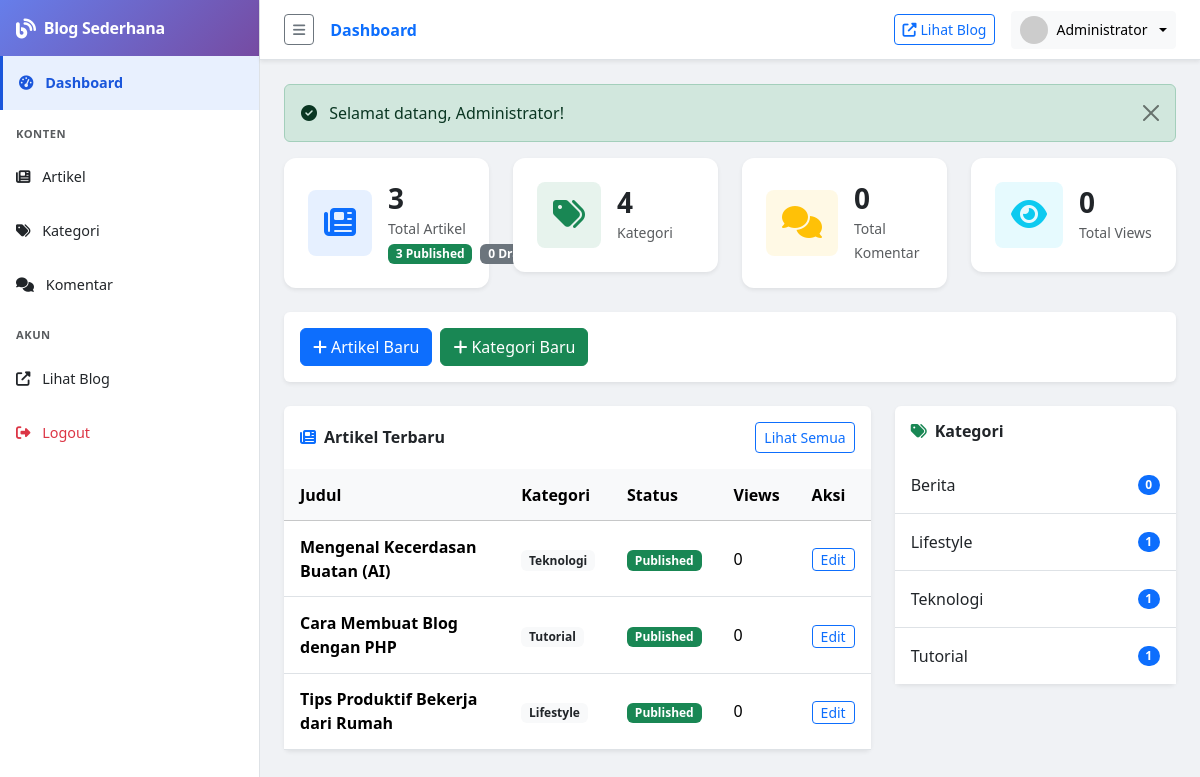
Page /admin/ (signed in) on the committed database.
### tables this page shows
CREATE TABLE IF NOT EXISTS articles (
    id INT AUTO_INCREMENT PRIMARY KEY,
    category_id INT,
    title VARCHAR(255) NOT NULL,
    slug VARCHAR(255) NOT NULL UNIQUE,
    excerpt TEXT,
    content LONGTEXT NOT NULL,
    image VARCHAR(255),
    status ENUM('draft', 'published') DEFAULT 'draft',
    views INT DEFAULT 0,
    created_at TIMESTAMP DEFAULT CURRENT_TIMESTAMP,
    updated_at TIMESTAMP DEFAULT CURRENT_TIMESTAMP ON UPDATE CURRENT_TIMESTAMP,
    FOREIGN KEY (category_id) REFERENCES categories(id) ON DELETE SET NULL
);

CREATE TABLE IF NOT EXISTS categories (
    id INT AUTO_INCREMENT PRIMARY KEY,
    name VARCHAR(100) NOT NULL,
    slug VARCHAR(100) NOT NULL UNIQUE,
    description TEXT,
    created_at TIMESTAMP DEFAULT CURRENT_TIMESTAMP
);

### includes/functions.php (called while the page is built, shortened)
<?php
function getArticles($limit = null, $offset = 0, $status = 'published') {
    $db = getDB();
    $sql = "SELECT a.*, c.name as category_name, c.slug as category_slug
            FROM articles a
            LEFT JOIN categories c ON a.category_id = c.id
            WHERE a.status = ?
            ORDER BY a.created_at DESC";
    if ($limit) $sql .= " LIMIT $limit OFFSET $offset";
    $stmt = $db->prepare($sql);
    $stmt->execute([$status]);
    return $stmt->fetchAll();
}
function countArticles($status = 'published') {
    $db = getDB();
    $stmt = $db->prepare("SELECT COUNT(*) FROM articles WHERE status = ?");
    $stmt->execute([$status]);
    return $stmt->fetchColumn();
}
function getCategories() {
    $db = getDB();
    return $db->query("SELECT c.*, COUNT(a.id) as article_count
                        FROM categories c
                        LEFT JOIN articles a ON c.id = a.category_id AND a.status = 'published'
                        GROUP BY c.id
                        ORDER BY c.name ASC")->fetchAll();
}
function countComments($status = 'pending') {
    $db = getDB();
    $stmt = $db->prepare("SELECT COUNT(*) FROM comments WHERE status = ?");
    $stmt->execute([$status]);
    return $stmt->fetchColumn();
}
function truncate($text, $length = 150) {
    $text = strip_tags($text);
    if (strlen($text) <= $length) return $text;
    return substr($text, 0, $length) . '...';
}
function sanitize($input) {
    return htmlspecialchars(trim($input), ENT_QUOTES, 'UTF-8');
}
function getFlash() {
    if (isset($_SESSION['flash'])) {
        $flash = $_SESSION['flash'];
        return $flash;
    }
    return null;
}

### admin/index.php (the view, shortened to what this page needs)
<?php
require_once dirname(__DIR__) . '/includes/functions.php';
$db = getDB();
$totalArticles    = countArticles('published') + countArticles('draft');
$publishedCount   = countArticles('published');
$draftCount       = countArticles('draft');
$totalCategories  = count(getCategories());
$approvedComments = countComments('approved');
$recentArticles = getArticles(5, 0, 'published');
$pageTitle = 'Dashboard';
require_once __DIR__ . '/includes/admin_header.php';
?>
<div class="row g-4 mb-4">
    <div class="col-sm-6 col-xl-3">
        <div class="card border-0 shadow-sm stat-card">
            <div class="card-body d-flex align-items-center p-4">
                <div class="bg-primary bg-opacity-10 text-primary rounded-3 p-3 me-3 flex-shrink-0">
                    <i class="fas fa-newspaper fa-2x"></i>
                </div>
                <div>
                    <h3 class="fw-bold mb-0"><?= $totalArticles ?></h3>
                    <small class="text-muted">Total Artikel</small>
                    <div class="d-flex gap-2 mt-1">
                        <span class="badge bg-success"><?= $publishedCount ?> Published</span>
                        <span class="badge bg-secondary"><?= $draftCount ?> Draft</span>
                    </div>
                </div>
            </div>
        </div>
    </div>
    <div class="col-sm-6 col-xl-3">
        <div class="card border-0 shadow-sm stat-card">
            <div class="card-body d-flex align-items-center p-4">
                <div class="bg-success bg-opacity-10 text-success rounded-3 p-3 me-3 flex-shrink-0">
                    <i class="fas fa-tags fa-2x"></i>
                </div>
                <div>
                    <h3 class="fw-bold mb-0"><?= $totalCategories ?></h3>
                    <small class="text-muted">Kategori</small>
                </div>
            </div>
        </div>
    </div>
    <div class="col-sm-6 col-xl-3">
        <div class="card border-0 shadow-sm stat-card">
            <div class="card-body d-flex align-items-center p-4">
                <div class="bg-warning bg-opacity-10 text-warning rounded-3 p-3 me-3 flex-shrink-0">
                    <i class="fas fa-comments fa-2x"></i>
                </div>
                <div>
                    <h3 class="fw-bold mb-0"><?= $approvedComments + $pendingComments ?></h3>
                    <small class="text-muted">Total Komentar</small>
                </div>
            </div>
        </div>
    </div>
    <div class="col-sm-6 col-xl-3">
        <div class="card border-0 shadow-sm stat-card">
            <div class="card-body d-flex align-items-center p-4">
                <div class="bg-info bg-opacity-10 text-info rounded-3 p-3 me-3 flex-shrink-0">
                    <i class="fas fa-eye fa-2x"></i>
                </div>
                <div>
                    <?php $totalViews = $db->query("SELECT SUM(views) FROM articles")->fetchColumn(); ?>
                    <h3 class="fw-bold mb-0"><?= number_format($totalViews) ?></h3>
                    <small class="text-muted">Total Views</small>
                </div>
            </div>
        </div>
    </div>
</div>
<div class="row g-3 mb-4">
    <div class="col-12">
        <div class="card border-0 shadow-sm">
            <div class="card-body p-3">
                <div class="d-flex flex-wrap gap-2">
                    <a href="<?= SITE_URL ?>/admin/articles/create.php" class="btn btn-primary">
                        <i class="fas fa-plus me-1"></i>Artikel Baru
                    </a>
                    <a href="<?= SITE_URL ?>/admin/categories/create.php" class="btn btn-success">
                        <i class="fas fa-plus me-1"></i>Kategori Baru
                    </a>
                </div>
            </div>
        </div>
    </div>
</div>
<div class="row g-4">
    <div class="col-lg-8">
        <div class="card border-0 shadow-sm">
            <div class="card-header bg-transparent border-0 py-3 d-flex justify-content-between align-items-center">
                <h6 class="fw-bold mb-0"><i class="fas fa-newspaper text-primary me-2"></i>Artikel Terbaru</h6>
                <a href="<?= SITE_URL ?>/admin/articles/" class="btn btn-sm btn-outline-primary">Lihat Semua</a>
            </div>
            <div class="card-body p-0">
                <div class="table-responsive">
                    <table class="table table-hover mb-0">
                        <thead class="table-light">
                            <tr><th>Judul</th><th>Kategori</th><th>Status</th><th>Views</th><th>Aksi</th></tr>
                        </thead>
                        <tbody>
                            <?php foreach ($recentArticles as $a): ?>
                            <tr>
                                <td class="fw-semibold"><?= sanitize(truncate($a['title'], 40)) ?></td>
                                <td><span class="badge bg-light text-dark"><?= sanitize($a['category_name'] ?? '-') ?></span></td>
                                <td><span class="badge bg-success">Published</span></td>
                                <td><?= number_format($a['views']) ?></td>
                                <td>
                                    <a href="<?= SITE_URL ?>/admin/articles/edit.php?id=<?= $a['id'] ?>" class="btn btn-xs btn-outline-primary btn-sm py-0 px-2">Edit</a>
                                </td>
                            </tr>
                            <?php endforeach; ?>
                        </tbody>
                    </table>
                </div>
            </div>
        </div>
    </div>
    <div class="col-lg-4">
        <div class="card border-0 shadow-sm">
            <div class="card-header bg-transparent border-0 py-3">
                <h6 class="fw-bold mb-0"><i class="fas fa-tags text-success me-2"></i>Kategori</h6>
            </div>
            <div class="card-body p-0">
                <div class="list-group list-group-flush">
                    <?php foreach (getCategories() as $cat): ?>
                    <div class="list-group-item d-flex justify-content-between align-items-center py-3">
                        <span><?= sanitize($cat['name']) ?></span>
                        <span class="badge bg-primary rounded-pill"><?= $cat['article_count'] ?></span>
                    </div>
                    <?php endforeach; ?>
                </div>
            </div>
        </div>
    </div>
</div>
<?php require_once __DIR__ . '/includes/admin_footer.php'; ?>

### admin/includes/admin_header.php (shortened to what this page needs)
<!DOCTYPE html>
<html lang="id">
<head>
    <link rel="stylesheet" href="https://cdn.jsdelivr.net/npm/bootstrap@5.3.2/dist/css/bootstrap.min.css">
    <link rel="stylesheet" href="https://cdnjs.cloudflare.com/ajax/libs/font-awesome/6.4.0/css/all.min.css">
    <link rel="stylesheet" href="<?= SITE_URL ?>/assets/css/admin.css">
</head>
<body class="admin-body">
<div class="d-flex" id="wrapper">
    <?php include __DIR__ . '/admin_sidebar.php'; ?>
    <div id="page-content-wrapper" class="flex-grow-1">
        <nav class="navbar navbar-expand-lg navbar-light bg-white border-bottom shadow-sm px-4">
            <button class="btn btn-sm btn-outline-secondary me-3" id="sidebarToggle">
                <i class="fas fa-bars"></i>
            </button>
            <span class="navbar-text fw-semibold text-primary"><?= isset($pageTitle) ? sanitize($pageTitle) : 'Dashboard' ?></span>
            <div class="ms-auto d-flex align-items-center gap-3">
                <a href="<?= SITE_URL ?>" target="_blank" class="btn btn-sm btn-outline-primary">
                    <i class="fas fa-external-link-alt me-1"></i>Lihat Blog
                </a>
                <div class="dropdown">
                    <button class="btn btn-sm btn-light dropdown-toggle d-flex align-items-center gap-2" data-bs-toggle="dropdown">
                        <img src="https://ui-avatars.com/api/?name=<?= urlencode($_SESSION['admin_name'] ?? 'Admin') ?>&size=28&background=667eea&color=fff" class="rounded-circle" width="28">
                        <?= sanitize($_SESSION['admin_name'] ?? 'Admin') ?>
                    </button>
                </div>
            </div>
        </nav>
        <div class="container-fluid p-4">
            <?php
            $flash = getFlash();
            if ($flash): ?>
            <div class="alert alert-<?= $flash['type'] === 'success' ? 'success' : 'danger' ?> alert-dismissible fade show">
                <i class="fas fa-<?= $flash['type'] === 'success' ? 'check-circle' : 'exclamation-circle' ?> me-2"></i>
                <?= sanitize($flash['message']) ?>
                <button type="button" class="btn-close" data-bs-dismiss="alert"></button>
            </div>
            <?php endif; ?>

### admin/includes/admin_sidebar.php (shortened to what this page needs)
<?php
$currentFile = basename($_SERVER['PHP_SELF']);
$currentDir  = basename(dirname($_SERVER['PHP_SELF']));
?>
<div id="sidebar-wrapper" class="border-end bg-white">
    <div class="sidebar-heading bg-primary text-white p-3 d-flex align-items-center gap-2">
        <i class="fas fa-blog fa-lg"></i>
        <span class="fw-bold"><?= SITE_NAME ?></span>
    </div>
    <div class="list-group list-group-flush">
        <a href="<?= SITE_URL ?>/admin/" class="list-group-item list-group-item-action <?= $currentFile === 'index.php' && $currentDir === 'admin' ? 'active' : '' ?> py-3">
            <i class="fas fa-tachometer-alt me-2"></i> Dashboard
        </a>
        <div class="sidebar-section-title px-3 py-2 text-uppercase text-muted small fw-bold mt-2">Konten</div>
        <a href="<?= SITE_URL ?>/admin/articles/" class="list-group-item list-group-item-action <?= $currentDir === 'articles' ? 'active' : '' ?> py-3">
            <i class="fas fa-newspaper me-2"></i> Artikel
        </a>
        <a href="<?= SITE_URL ?>/admin/categories/" class="list-group-item list-group-item-action <?= $currentDir === 'categories' ? 'active' : '' ?> py-3">
            <i class="fas fa-tags me-2"></i> Kategori
        </a>
        <a href="<?= SITE_URL ?>/admin/comments/" class="list-group-item list-group-item-action <?= $currentDir === 'comments' ? 'active' : '' ?> py-3">
            <i class="fas fa-comments me-2"></i> Komentar
            <?php $pendingComments = countComments('pending'); if ($pendingComments > 0): ?>
            <span class="badge bg-danger float-end"><?= $pendingComments ?></span>
            <?php endif; ?>
        </a>
        <div class="sidebar-section-title px-3 py-2 text-uppercase text-muted small fw-bold mt-2">Akun</div>
        <a href="<?= SITE_URL ?>" target="_blank" class="list-group-item list-group-item-action py-3">
            <i class="fas fa-external-link-alt me-2"></i> Lihat Blog
        </a>
        <a href="<?= SITE_URL ?>/admin/logout.php" class="list-group-item list-group-item-action text-danger py-3">
            <i class="fas fa-sign-out-alt me-2"></i> Logout
        </a>
    </div>
</div>

### admin/includes/admin_footer.php (shortened to what this page needs)
        </div>
    </div>
</div>
</body>
</html>

### assets/css/admin.css (style rules this page uses)
body.admin-body { background-color: #f0f2f5; }
#wrapper { min-height: 100vh; }
#sidebar-wrapper { width: 260px; min-height: 100vh; min-width: 260px; transition: width 0.25s ease; position: sticky; top: 0; height: 100vh; overflow-y: auto; flex-shrink: 0; }
.sidebar-heading { font-size: 1rem; font-weight: 700; letter-spacing: -0.3px; padding: 1rem 1.25rem; background: linear-gradient(135deg, #667eea 0%, #764ba2 100%) !important; }
.list-group-item-action { border: none; border-radius: 0; font-size: 0.9rem; }
.list-group-item-action.active { background-color: #e8f0fe !important; color: #1a56db !important; border-left: 3px solid #1a56db; font-weight: 600; }
.sidebar-section-title { font-size: 0.7rem; letter-spacing: 0.5px; }
.stat-card { border-radius: 12px; transition: transform 0.2s, box-shadow 0.2s; }
.table > :not(caption) > * > * { padding: 0.85rem 1rem; vertical-align: middle; }
nav.navbar { min-height: 60px; }
.card-header { font-size: 0.95rem; }

### rows in the picture
articles: title "Mengenal Kecerdasan Buatan (AI)", category.name "Teknologi", views "0"
articles: title "Cara Membuat Blog dengan PHP", category.name "Tutorial", views "0"
articles: title "Tips Produktif Bekerja dari Rumah", category.name "Lifestyle", views "0"
categories: name "Berita", article_count "0"
categories: name "Lifestyle", article_count "1"
categories: name "Teknologi", article_count "1"
categories: name "Tutorial", article_count "1"

### other values in the picture
SITE_NAME "Blog Sederhana"
$pageTitle "Dashboard"
$_SESSION['admin_name'] "Administrator"
$flash['message'] "Selamat datang, Administrator!"
$totalArticles "3"
$publishedCount "3"
$draftCount "0"
$totalCategories "4"
$approvedComments + $pendingComments "0"
$totalViews "0"
